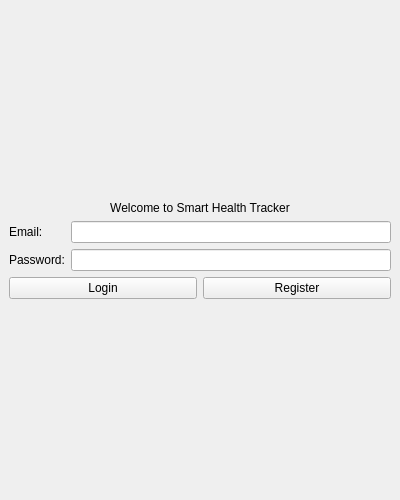
<?xml version="1.0" encoding="UTF-8"?>
<ui version="4.0">
 <class>LoginWindow</class>
 <widget class="QMainWindow" name="LoginWindow">
  <property name="geometry">
   <rect>
    <x>0</x>
    <y>0</y>
    <width>400</width>
    <height>500</height>
   </rect>
  </property>
  <property name="windowTitle">
   <string>Smart Health Tracker - Login</string>
  </property>
  <widget class="QWidget" name="centralwidget">
   <layout class="QVBoxLayout" name="verticalLayout">
    <item>
     <spacer name="verticalSpacer">
      <property name="orientation">
       <enum>Qt::Vertical</enum>
      </property>
      <property name="sizeHint" stdset="0">
       <size>
        <width>20</width>
        <height>40</height>
       </size>
      </property>
     </spacer>
    </item>
    <item>
     <widget class="QLabel" name="label">
      <property name="text">
       <string>Welcome to Smart Health Tracker</string>
      </property>
      <property name="alignment">
       <set>Qt::AlignCenter</set>
      </property>
     </widget>
    </item>
    <item>
     <layout class="QFormLayout" name="formLayout">
      <item row="0" column="0">
       <widget class="QLabel" name="emailLabel">
        <property name="text">
         <string>Email:</string>
        </property>
       </widget>
      </item>
      <item row="0" column="1">
       <widget class="QLineEdit" name="emailInput"/>
      </item>
      <item row="1" column="0">
       <widget class="QLabel" name="passwordLabel">
        <property name="text">
         <string>Password:</string>
        </property>
       </widget>
      </item>
      <item row="1" column="1">
       <widget class="QLineEdit" name="passwordInput">
        <property name="echoMode">
         <enum>QLineEdit::Password</enum>
        </property>
       </widget>
      </item>
     </layout>
    </item>
    <item>
     <layout class="QHBoxLayout" name="horizontalLayout">
      <item>
       <widget class="QPushButton" name="loginButton">
        <property name="text">
         <string>Login</string>
        </property>
       </widget>
      </item>
      <item>
       <widget class="QPushButton" name="registerButton">
        <property name="text">
         <string>Register</string>
        </property>
       </widget>
      </item>
     </layout>
    </item>
    <item>
     <spacer name="verticalSpacer_2">
      <property name="orientation">
       <enum>Qt::Vertical</enum>
      </property>
      <property name="sizeHint" stdset="0">
       <size>
        <width>20</width>
        <height>40</height>
       </size>
      </property>
     </spacer>
    </item>
   </layout>
  </widget>
 </widget>
 <resources/>
 <connections/>
</ui>
